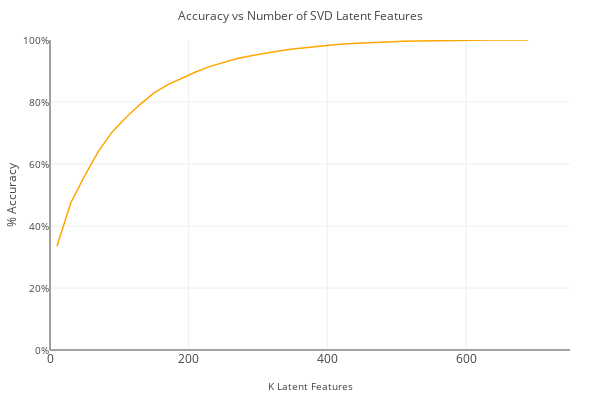

Notebook cell for this chart:
### Markdown cell above
`3.` Now for the tricky part, how do we choose the number of latent features to use?  Running the below cell, you can see that as the number of latent features increases, we obtain a lower error rate on making predictions for the 1 and 0 values in the user-item matrix.  Run the cell below to get an idea of how the accuracy improves as we increase the number of latent features.

### Code cell
num_latent_feats = np.arange(10,700+10,20)
sum_errs = []

for k in num_latent_feats:
    # restructure with k latent features
    s_new, u_new, vt_new = np.diag(s[:k]), u[:, :k], vt[:k, :]
    
    # take dot product
    user_item_est = np.around(np.dot(np.dot(u_new, s_new), vt_new))
    
    # compute error for each prediction to actual value
    diffs = np.subtract(user_item_matrix, user_item_est)
    
    # total errors and keep track of them
    err = np.sum(np.sum(np.abs(diffs)))
    sum_errs.append(err)

trace = go.Scatter(
        x=num_latent_feats,
        y= 1 - (np.array(sum_errs)/df.shape[0]),            
        mode='linemarkers',
        line=dict(color='Orange', width=1.5),
        name='Training Error'
)

layout = go.Layout(
        width = 600,
        height = 400,
        margin = dict(l=50, r=30, t=40, b=50), 
        title = 'Accuracy vs Number of SVD Latent Features',    
        titlefont = dict(size=12),    
        yaxis = {
                'title': '% Accuracy',
                'titlefont': dict(size=12),
                'tickfont' : dict(size=10),
                'tickformat': '.0%',
                'gridwidth': None,
                'range': [0,1]
        },
        xaxis = {
                'title': 'K Latent Features', 
                'titlefont': dict(size=10),
                'range': [0,750]
        }
    )   

fig = go.Figure(data=[trace], layout=layout)
iplot(fig)

### Figure 1 — Plotly figure (JSON) as saved in the notebook; plotly's stock layout.template omitted (floating-point values rounded to 4 significant figures)
{"data": [{"line": {"color": "Orange", "width": 1.5}, "mode": "linemarkers", "name": "Training Error", "type": "scatter", "x": [10, 30, 50, 70, 90, 110, 130, 150, 170, 190, 210, 230, 250, 270, 290, 310, 330, 350, 370, 390, 410, 430, 450, 470, 490, 510, 530, 550, 570, 590, 610, 630, 650, 670, 690], "y": [0.3349, 0.4752, 0.562, 0.6414, 0.7044, 0.7509, 0.7926, 0.8293, 0.8562, 0.8771, 0.8968, 0.9142, 0.9276, 0.94, 0.9494, 0.958, 0.9646, 0.9711, 0.9763, 0.9813, 0.9844, 0.9877, 0.9901, 0.9925, 0.9944, 0.996, 0.9968, 0.9979, 0.9986, 0.9991, 0.9996, 0.9997, 1.0, 1, 1]}], "layout": {"height": 400, "margin": {"b": 50, "l": 50, "r": 30, "t": 40}, "title": "Accuracy vs Number of SVD Latent Features", "titlefont": {"size": 12}, "width": 600, "xaxis": {"range": [0, 750], "title": "K Latent Features", "titlefont": {"size": 10}}, "yaxis": {"gridwidth": null, "range": [0, 1], "tickfont": {"size": 10}, "tickformat": ".0%", "title": "% Accuracy", "titlefont": {"size": 12}}}}
